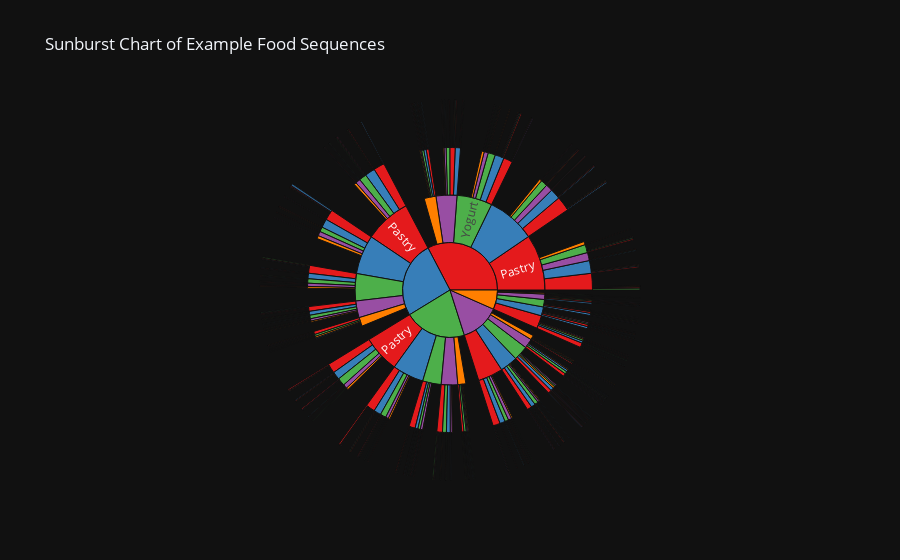

Write notebook code for a chart like this one.
### Code cell
# Create the sunburst figure
fig = go.Figure(go.Sunburst(
    ids=sunburst_df['id'],
    labels=sunburst_df['label'],
    parents=sunburst_df['parent'],
    values=sunburst_df['value'],
    marker_colors=sunburst_df['color'], # Use the new color column
    insidetextorientation='radial',
    domain={'x': [0, 1], 'y': [0, 1]}
))

fig.update_layout(
    title_text='Sunburst Chart of Example Food Sequences',
    uniformtext=dict(minsize=12, mode='hide')
)

fig.show()

### Figure 1 — Plotly figure (JSON) as saved in the notebook; plotly's stock layout.template omitted (floating-point values rounded to 4 significant figures; data arrays with more than 128 entries replaced by an {"elided": "..."} marker saying what was removed)
{"data": [{"domain": {"x": [0, 1], "y": [0, 1]}, "ids": {"elided": "443 str values"}, "insidetextorientation": "radial", "labels": {"elided": "443 str values"}, "marker": {"colors": {"elided": "443 str values"}}, "parents": {"elided": "443 str values"}, "values": {"elided": "443 int values"}, "type": "sunburst"}], "layout": {"title": {"text": "Sunburst Chart of Example Food Sequences"}, "uniformtext": {"minsize": 12, "mode": "hide"}}}
